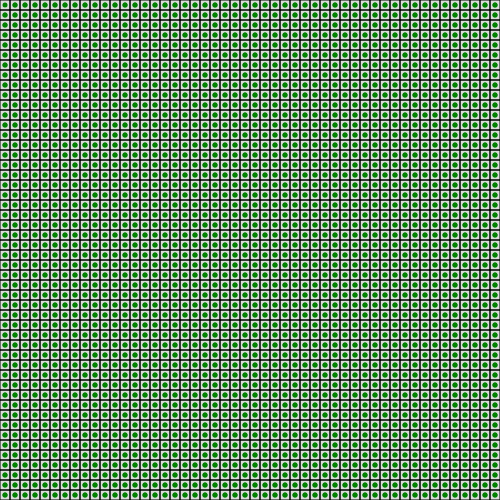
Frame 1 (no input)
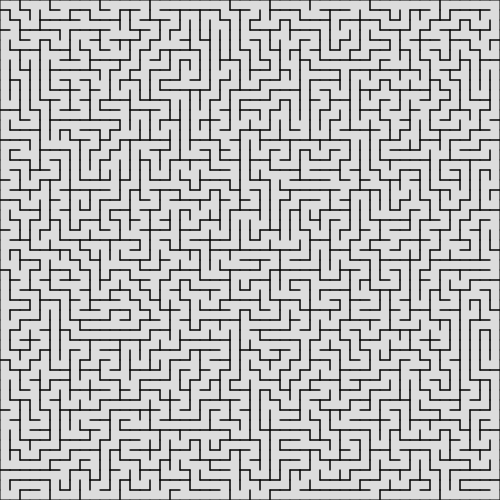
Frame 60 (no input)
Frame 120 (the mouse pressed at the canvas centre since frame 60): identical to frame 60, image omitted

The p5.js sketch that drew these frames (run headless with seeded random() and noise() and a simulated clock; from frame 60 on, the mouse is pressed at the canvas centre):

// p5.js sketch
// ── sketch.js
/*
https://en.wikipedia.org/wiki/Maze_generation_algorithm#Randomized_depth-first_search
*/
//width of a cell
let w = 10
let cols = 50
let rows = 50
let grid = []
let stack = []
let fps = 60

function setup(){
	createCanvas(w*cols, w*rows)
	for (var i = 0; i < rows; i++) {
		grid.push([])
		for (var j = 0; j < cols; j++){
			grid[i].push(new Cell(i, j))
		}
	}
	frameRate(fps)
	start_x = 0
	start_y = 0
	cur_cell = grid[start_x][start_y]
    stack.push(cur_cell)
}

function draw(){
	background(220)
	for (var i = 0; i < rows; i++){
		for (var j = 0; j < cols; j++){
			grid[i][j].show()
		}
	}
	// dfs()
    dfs_instant()
}

function dfs() {
	cur_cell.visited = true
	cur_cell.highlight()
	next_cell = cur_cell.checkNeighbors()
	if(next_cell){
		stack.push(next_cell)
		removeWalls(cur_cell, next_cell)
		next_cell.visited = true
		cur_cell = next_cell
	}else if (stack.length > 0) {
		cur_cell = stack.pop()
	}
}

function dfs_instant(){
    while(stack.length > 0){
      cur_cell.visited = true
      cur_cell.highlight()
      next_cell = cur_cell.checkNeighbors()
      if(next_cell){
          stack.push(next_cell)
          removeWalls(cur_cell, next_cell)
          next_cell.visited = true
          cur_cell = next_cell
      }else if (stack.length > 0) {
          cur_cell = stack.pop()
      }
    }
}

function Cell(i, j) {
	this.i = i
	this.j = j
	this.visited = false
	this.walls = [true, true, true, true]
	directions = [[-1, 0], [1, 0], [0, -1], [0, 1]]

	this.checkNeighbors = function(){
		neighbors = []
		for (let dire of directions){
			x = dire[0]
			y =  dire[1]
			n_x = this.i + x
			n_y = this.j + y
			can_visit = n_x >= 0 && n_x < rows && n_y >= 0 && n_y < cols
			if (can_visit && !grid[n_x][n_y].visited){
				neighbors.push(grid[n_x][n_y])
			}
		}
		if (neighbors.length > 0) {
			r = floor(random(0, neighbors.length))
			return neighbors[r]
		}else{
			return undefined
		}
	}
	this.show = function(){
		x = this.j * w
		y = this.i * w
		stroke('black')
		if (this.walls[0]) {
			line(x, y, x+w, y)
		}
		if (this.walls[1]) {
			line(x, y+w, x+w, y+w)
		}
		if (this.walls[2]) {
			line(x, y, x, y+w)
		}
		if (this.walls[3]) {
			line(x+w, y, x+w, y+w)
		}
	}
	this.highlight = function (){
		x = this.j * w
		y = this.i * w
		noStroke()
		fill('green')
		ellipseMode(CENTER)
		ellipse(x + w/2, y + w/2, w/2, w/2)
	}
}

function removeWalls(a, b){
	x = a.j - b.j
	if (x == 1) {
		a.walls[2] = false
		b.walls[3] = false
	}else if (x == -1){
		a.walls[3] = false
		b.walls[2] = false
	}
	y = a.i - b.i
	if (y == 1) {
		a.walls[0] = false
		b.walls[1] = false
	}else if (y == -1){
		a.walls[1] = false
		b.walls[0] = false
	}
}
